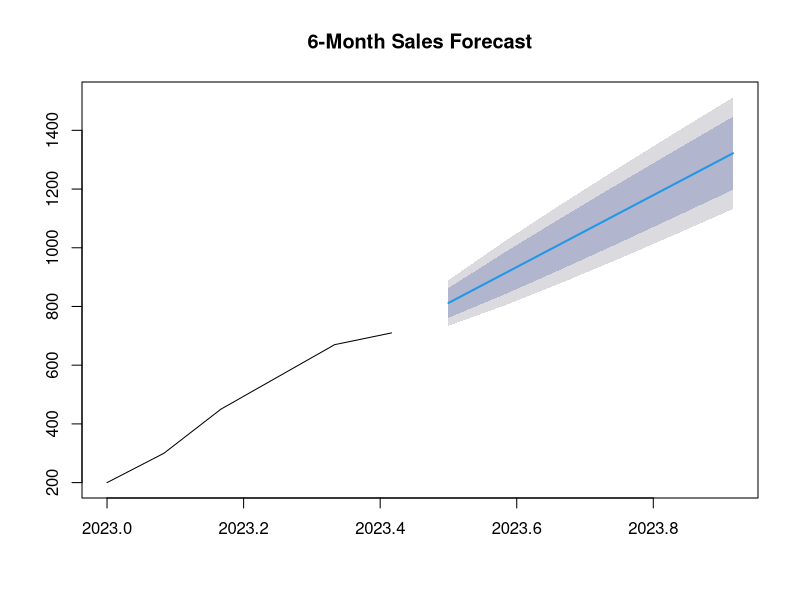

Write the R code that produced this figure.
# prescriptive Analysis

data <- data.frame(
    Sales = c(200, 300, 450, 560, 670, 710),
    Month = c("Jan", "Feb", "Mar", "Aprl", "May", "June"),
    Marketing_Spend = c(20, 30, 55, 40, 60, 75)

)

# #Descriptive Analysis
# summary(data)

# #Diagnostic Analysis: Coorelation between sales and marketing


# # predictive Analysis
# model <- lm(Sales ~ Marketing_Spend, data = data)
# summary(model)

# # prescriptive Analysis
# predict(model, newdata= data.frame(Marketing_spend = 55))


# Descriptive Analytics
summary(data)

# Diagnostic Analytics: Correlation between Sales and Marketing Spend
cor(data$Sales, data$Marketing_Spend)

# Predictive Analytics: Simple Linear Regressions
model <- lm(Sales ~ Marketing_Spend, data = data)
summary(model)

# Prescriptive Analytics: Optimize spend for max predicted sales
predict(model, newdata = data.frame(Marketing_Spend = 55))




# Load necessary libraries
library(forecast)

# Create a time series object
sales_ts <- ts(data$Sales, start = c(2023, 1), frequency = 12)

# Apply ARIMA model
fit <- auto.arima(sales_ts)
forecast_sales <- forecast(fit, h = 6)
 
# Save the plot to PNG file
png("forecast_sales_plot.png", width = 800, height = 600)
plot(forecast_sales, main = "6-Month Sales Forecast")
dev.off()

